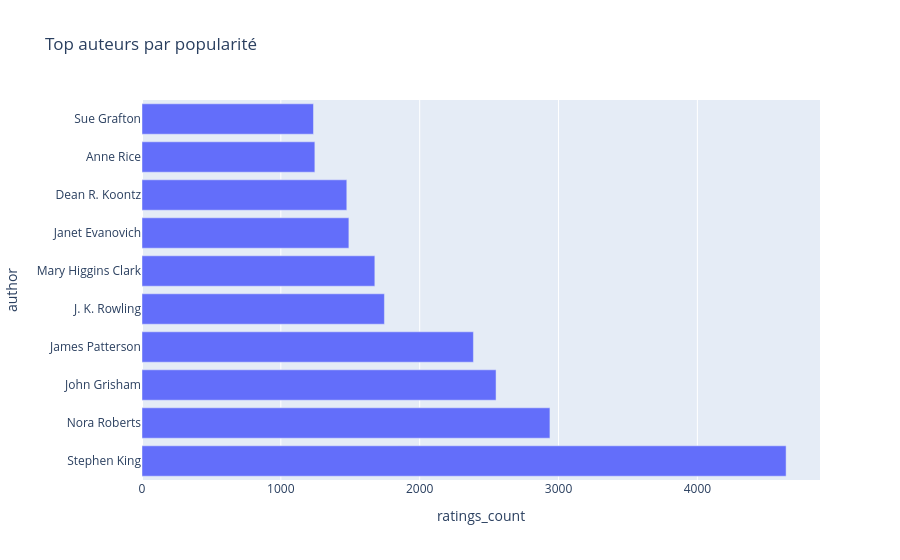

This figure's notebook cell:
### Markdown cell above
### Top auteurs

### Code cell
top_authors = (
    popularity.groupby("author")["ratings_count"]
    .sum()
    .sort_values(ascending=False)
    .head(10)
    .reset_index()
)

fig = px.bar(
    top_authors,
    x="ratings_count",
    y="author",
    orientation="h",
    title="Top auteurs par popularité",
)

fig.show()

### Figure 1 — Plotly figure (JSON) as saved in the notebook; plotly's stock layout.template omitted (floating-point values rounded to 4 significant figures)
{"data": [{"hovertemplate": "ratings_count=%{x}<br>author=%{y}<extra></extra>", "legendgroup": "", "marker": {"color": "#636efa", "pattern": {"shape": ""}}, "name": "", "orientation": "h", "showlegend": false, "textposition": "auto", "type": "bar", "x": [4639, 2938, 2550, 2387, 1746, 1677, 1490, 1475, 1245, 1235], "xaxis": "x", "y": ["Stephen King", "Nora Roberts", "John Grisham", "James Patterson", "J. K. Rowling", "Mary Higgins Clark", "Janet Evanovich", "Dean R. Koontz", "Anne Rice", "Sue Grafton"], "yaxis": "y"}], "layout": {"barmode": "relative", "legend": {"tracegroupgap": 0}, "title": {"text": "Top auteurs par popularité"}, "xaxis": {"anchor": "y", "domain": [0, 1], "title": {"text": "ratings_count"}}, "yaxis": {"anchor": "x", "domain": [0, 1], "title": {"text": "author"}}}}
